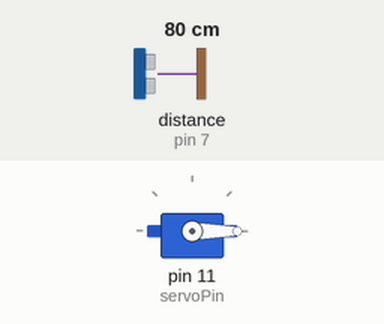
This sketch was run on a simulated Arduino Uno, built with avr-gcc and run on an emulated ATmega328P. On the bench: servo. Wiring (inferred from the names in the program): ultrasonic range finder: trigger pin 8; echo pin 7. Inputs (shaded band) come from the test bench; at power-on: distance to the obstacle (sensor on pin 7) 80 cm. The echo pulse lasts 58.3 µs per cm; what the sketch prints to the serial monitor is not drawn.

Above: at 1.2 s.
1.3 s: distance to the obstacle (sensor on pin 7) set to 12 cm
2.8 s: distance to the obstacle (sensor on pin 7) set to 9 cm
At 4.2 s:
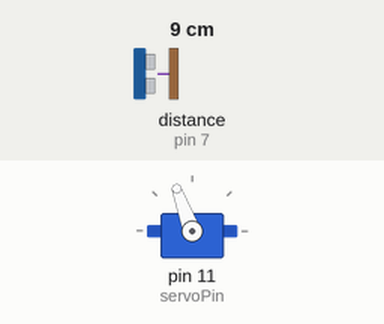
5.8 s: distance to the obstacle (sensor on pin 7) set to 35 cm
At 7.6 s:
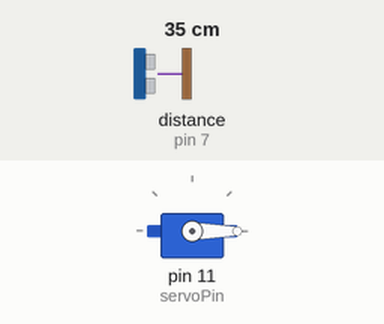
8.5 s: distance to the obstacle (sensor on pin 7) set to 2 cm
At 8.9 s:
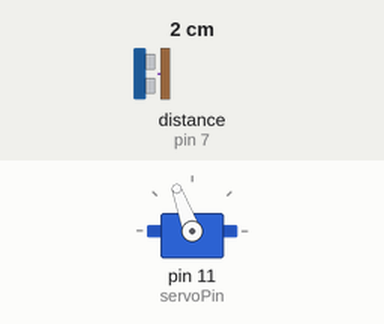
Timing chart, 0 to 12.1 s (numbered marks = the images above; inputs shaded):
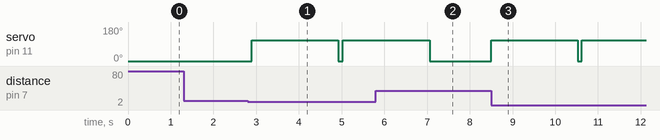

The sketch:

code_thung_rac_thong_minh.ino
```cpp
#include <Servo.h>

// Chân kết nối cảm biến
const int trig = 8;
const int echo = 7;

// Chân servo
const int servoPin = 11;

// Góc servo
#define GOC_DONG 0
#define GOC_MO 110

// Biến điều khiển
Servo myservo;
unsigned long autoMillis = 0;
bool autoTrigger = false;

void setup() {
  Serial.begin(9600);
  pinMode(trig, OUTPUT);
  pinMode(echo, INPUT);

  myservo.attach(servoPin);
  myservo.write(GOC_DONG); // Servo ở trạng thái đóng ban đầu
}

void loop() {
  long duration;
  int distance;

  // Phát xung từ chân trig
  digitalWrite(trig, LOW);
  delayMicroseconds(2);
  digitalWrite(trig, HIGH);
  delayMicroseconds(10);
  digitalWrite(trig, LOW);

  // Đo thời gian Echo
  duration = pulseIn(echo, HIGH);
  distance = duration * 0.034 / 2; // Tính khoảng cách theo cm

  Serial.print("Khoảng cách: ");
  Serial.print(distance);
  Serial.println(" cm");

  // Nếu khoảng cách nhỏ hơn 10cm thì mở nắp
  if (distance > 0 && distance < 10 && !autoTrigger) {
    myservo.write(GOC_MO);
    autoTrigger = true;
    autoMillis = millis();
  }

  // Sau 2s đóng lại
  if (autoTrigger && millis() - autoMillis >= 2000) {
    myservo.write(GOC_DONG);
    autoTrigger = false;
  }

  delay(100); // Giảm tần suất đo để tránh nhiễu
}
```

Measured:
- the behaviour switches between 11 and 10 cm on distance to the obstacle (sensor on pin 7) (found by bisection; images 0 and 1)
- after the input at 1.3 s, every drawn part: stays the same
- after the input at 2.8 s, servo on pin 11 (servoPin): 0° → 110° after 0.09 s, → 0° 2.0 s later, → 110° 0.10 s later
- after the input at 5.8 s, servo on pin 11 (servoPin): goes on until 7.1 s, then stays 0°
- after the input at 8.5 s, servo on pin 11 (servoPin): 0° → 110° at once, → 0° 2.0 s later, → 110° 0.10 s later
